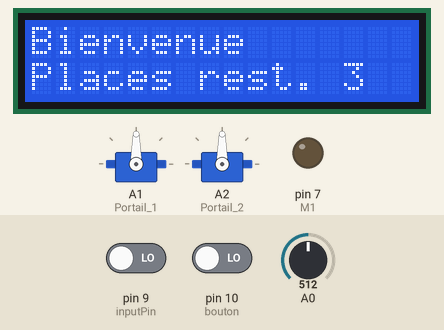
This sketch was run on a simulated Arduino Uno, built with avr-gcc and run on an emulated ATmega328P. Shown: 2 × servo, 16×2 character LCD, output pins drawn as LEDs (lit = HIGH). Inputs (shaded band) come from the test bench; at power-on: pin 10 (bouton) LOW, pin 9 (inputPin) LOW, A0 = 512.

Above: at 1.2 s.
1.3 s: pin 10 (bouton) driven HIGH
At 2.6 s:
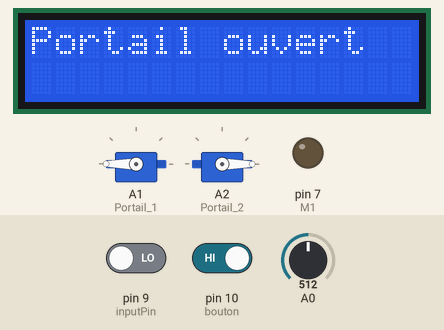
At 10.1 s:
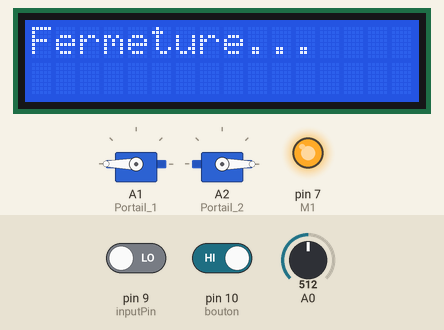
Timing chart, 0 to 13.5 s (numbered marks = the images above; inputs shaded):
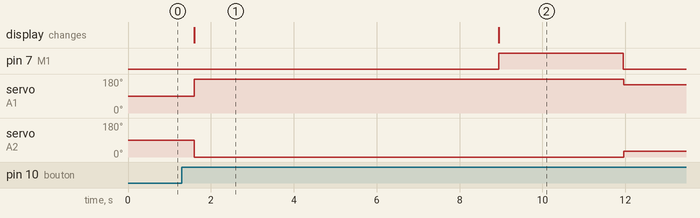

Measured:
- after the input at 1.3 s, pin 7 (M1): LOW → HIGH after 7.7 s, → LOW 3.0 s later; servo on A1 (Portail_1): 90° → 180° after 0.30 s, → 150° 10.4 s later; servo on A2 (Portail_2): 90° → 0° after 0.30 s, → 30° 10.4 s later; the display: changes after 0.30 s (image 1)
- what the display in image 1 shows lasts 7.4 s, from 1.6 s to 9.0 s

The sketch:

Alexis_arduino.ino
```cpp
#include <Servo.h>
#include "LiquidCrystal.h"

LiquidCrystal lcd(12, 11, 5, 4, 3, 2); // liaison 4 bits de données
Servo Portail_1; //  Créez un objet servo
Servo Portail_2; //  Créez un objet servo

int pos_1 = 0;
int pos_2 = 0;

// Variables diverses
int Maximum = 100;
int etatbouton = 0;
int bouton = 10;
int b1 = 6;
int M1 = 7;
int places = 3;
float c;

// Capteurs infrarouges et variables associées
int inputPin = 9;
int inputPin2 = 8;
int inputPin3 = 13;
int val = 0;
int val2 = 0;
int val3 = 0;

// Chiffres test
int a = 1;
int b = 1;
int ce = 1;
int d;
int de;

// Voyant 1
int sheesh1;
int sheesh2 = 0;

// Voyant 2
// distance (en cm) en dessous de laquelle la LED s'allume
int dmin = 63;

// Variable des places
int chiffre = 3;
int etatPrecedentInputPin = LOW;
bool voitureDetectee = false; // Indique si une voiture est détectée

// Int Long
long temps;
long distance;

#define capteur_force A0

void setup()
{
  // Portail servo
  Portail_1.attach(A1);
  Portail_1.write(0);

  Portail_2.attach(A2);
  Portail_1.write(90);

  lcd.begin(16, 2); // utilisation d'un écran 16 colonnes et 2 lignes
  pinMode(bouton, INPUT);
  pinMode(M1, OUTPUT);
  Serial.begin(9600);
  pinMode(inputPin, INPUT);
  pinMode(inputPin2, INPUT);
  pinMode(inputPin3, INPUT);
}

void loop()
{
  etatbouton = digitalRead(bouton);
  int Seriale = analogRead(A0);

  if (etatbouton == HIGH)
  {
    // Phase Ouverture
    lcd.clear();
    lcd.print("Portail ouvert");
    digitalWrite(b1, HIGH);
    for (pos_1 = 1; pos_1 <= 180; pos_1++)
      Portail_1.write(pos_1);

    for (pos_2 = 2; pos_2 <= 90; pos_2--)
      Portail_2.write(pos_2);
    delay(5000);

    // Phase temps d'attente fermeture 2s
    lcd.clear();
    lcd.print("Fermeture...");
    digitalWrite(b1, LOW);
    digitalWrite(M1, HIGH);
    delay(3000);

    // Phase Réouverture avec boucle
    while (Seriale >= 100)
    {
      Seriale = analogRead(A0); // Mise à jour de la valeur de Seriale
      digitalWrite(M1, LOW);
      digitalWrite(b1, HIGH);
      for (pos_1 = 1; pos_1 <= 150; pos_1++)
        Portail_1.write(pos_1);

      for (pos_2 = 2; pos_2 <= 30; pos_2++)
        Portail_2.write(pos_2);
      delay(2000);
      lcd.clear();
      lcd.print("Reouverture 5S");
      delay(5000);

      for (pos_1 = 1; pos_1 <= 180; pos_1++)
        Portail_1.write(pos_1);

      for (pos_2 = 2; pos_2 <= 30; pos_2--)
        Portail_2.write(pos_2);
      delay(500);
      delay(5000);
      lcd.clear();
      lcd.print("Fermeture...");
      digitalWrite(b1, LOW);
      digitalWrite(M1, HIGH);
      delay(3000);
      lcd.clear();
    }
    // Phase Fermeture
    for (pos_1 = 180; pos_1 >= 90; pos_1--)
      Portail_1.write(pos_1);

    for (pos_2 = 180; pos_2 >= 90; pos_2--)
      Portail_2.write(pos_2);
    delay(500);
    delay(5000);
    digitalWrite(M1, LOW);
    lcd.clear();
  }
  else
  {
    // Lecture de l'état du capteur infrarouge
    int etatActuelInputPin = digitalRead(inputPin);

    if (etatActuelInputPin == HIGH && etatPrecedentInputPin == LOW && !voitureDetectee)
    {
      // Détection du passage de LOW à HIGH, on enlève 1 de "chiffre"
      chiffre = chiffre - 1;
      voitureDetectee = true; // Marque qu'une voiture a été détectée
      delay(2000);
    }
    else if (etatActuelInputPin == LOW && etatPrecedentInputPin == HIGH && voitureDetectee)
    {
      // Détection du passage de HIGH à LOW, on ajoute 1 à "chiffre"
      chiffre = chiffre + 1;
      voitureDetectee = false; // Réinitialise la détection de voiture
      delay(2000);
    }

    // Mettre à jour l'état précédent
    etatPrecedentInputPin = etatActuelInputPin;

    // Affichage du message par défaut
    lcd.clear();
    lcd.print("Bienvenue");
    lcd.setCursor(0, 1);
    lcd.print("Places rest. ");
    lcd.setCursor(13, 1);
    lcd.print(chiffre);
    delay(500);
  }
}
```
